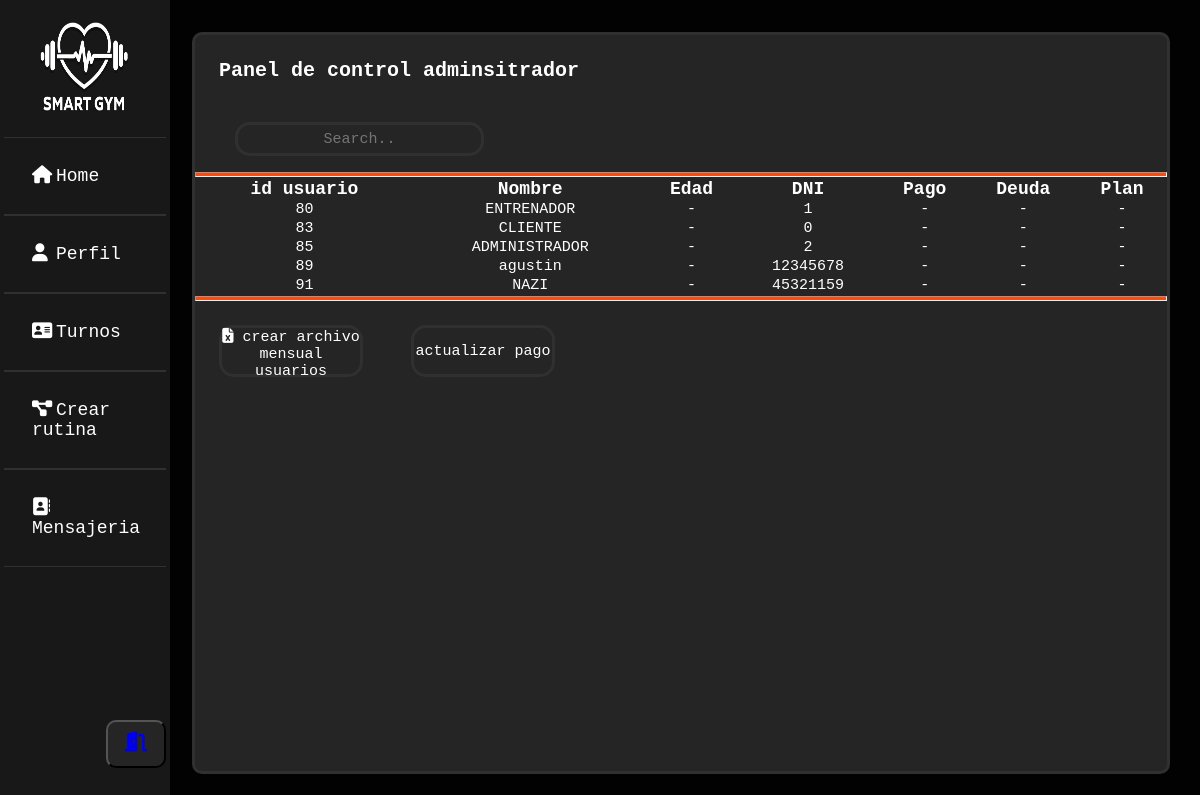
Page /vistas/admincontrolpanel.php (signed in) on the committed database.
### tables this page shows
CREATE TABLE `datos` (
  `idusuario` int(9) NOT NULL,
  `nombre` varchar(100) NOT NULL,
  `apellido` varchar(100) NOT NULL,
  `usuario` varchar(100) NOT NULL,
  `dni` int(8) NOT NULL,
  `correo` varchar(100) NOT NULL,
  `contraseña` varchar(100) NOT NULL,
  `image` longblob NOT NULL,
  `created` datetime NOT NULL,
  `status` varchar(255) NOT NULL,
  `id_rol` int(11) NOT NULL,
  `pesoinicial` varchar(11) NOT NULL,
  `pesoactual` varchar(11) NOT NULL,
  `pesoideal` varchar(11) NOT NULL,
  `estado_cuenta` int(1) NOT NULL
);

### vistas/admincontrolpanel.php (the view, shortened to what this page needs)
<?php
$conex=conectar();
$nusuario = $_SESSION['usuario'];
$sql="SELECT * FROM datos WHERE usuario='$nusuario'";
$query=mysqli_query($conex,$sql);
$row=mysqli_fetch_array($query);
$idrol= $row['id_rol'];
?>
<!DOCTYPE html>
<html lang="es">
<head>
    <link rel="stylesheet" href="../css/estilousuario.css">
    <link rel="stylesheet" href="../css/estilotabla.css">
</head>
<?php
    switch($idrol){
        case 1:
            include ("sidebars/sidebare.php");
            break;
}
?>
<body>
<div class="main_content">
    <div class="info">
        <div class="contenedortabla">
            <h4>Panel de control adminsitrador</h4>
            <input class="form-control col-md-3 light-table-filter" data-table="order-table" type="text" placeholder="Search..">
            <hr>
            <table class="table table-bordered order-table " id="tabla">
                <thead class="tabla-header">
                    <tr class="filah">
                        <th>id usuario</th>
                        <th>Nombre</th>
                        <th>Edad</th>
                        <th>DNI</th>
                        <th>Pago</th>
                        <th>Deuda</th>
                        <th>Plan</th>
                    </tr>
                </thead>
                <?php
                $query=mysqli_query($conex,"SELECT * FROM datos");
                while ($data=mysqli_fetch_array($query)){
                    ?>
                <tr class="tabla-fila" >
                    <td class="datos"><?php echo $data['idusuario'];?></td>
                    <td class="datos"><?php echo $data['usuario'];?></td>
                    <td class="datos">-</td>
                    <td class="datos"><?php echo $data['dni'];?></td>
                    <td class="datos">-</td>
                    <td class="datos">-</td>
                    <td class="datos">-</td>
                </tr>
                <?php }?>
            </table>
            <hr>
            <Div class="barra-abajo">
                <button id="btnExportar" class="btn btn-success">
                    <i class="fas fa-file-excel"></i> crear archivo mensual usuarios
                </button>
                <button id="btnapago">actualizar pago</button>
            </Div>
        </div>
    </div>
</body>
</html>

### css/estilousuario.css (style rules this page uses)
:root { --color-letra: #fff; --color-fondos: #fb4c0d; --color-fondo-html:#020202; --color-fondosn:#181818; --color-fondobotones: #252525; --color-bordes: #303030; }
* { margin: 0%; padding: 0%; font-family: "Lucida Console", "Courier New", monospace; }
html { background: var(--color-fondo-html); }
.main_content { width: 80%; padding-bottom: 3%; margin-left: 15vw; }

### css/estilotabla.css (style rules this page uses)
* { margin: 0%; padding: 0%; font-family: "Lucida Console", "Courier New", monospace; }
:root { --color-letra: #fff; --color-fondos: #fb4c0d; --color-fondobotones: #252525; --color-bordes-normales: #303030; }
hr { height: 3px; color: var(--color-fondos); background: var(--color-fondos); }
.contenedortabla { position: relative; margin-top: 4vh; margin-left: 1vw; height: 92vh; width: 81vw; background-color: var(--color-fondobotones) ; border: 3px solid var(--color-bordes-normales) ; border-radius: 10px; }
.contenedortabla h4 { margin-top: 3vh; margin-left: 3vh; margin-bottom: 0vh; font-size: 20px; color: var(--color-letra); }
.form-control { position: relative; margin-top: 5vh; margin-left: 5vh; margin-bottom: 2vh; height: 3.5vh; width: 25%; text-align: center; background: var(--color-fondobotones); color: var(--color-letra); border:3px solid var(--color-bordes-normales) ; border-radius: 15px; transition: 1.2s; cursor:pointer; font-size: 15px; }
.table { position: relative; height: fit-content; width: 81vw; text-align: center; }
.filah { color: var(--color-letra); font-size: 18px; }
.tabla-fila { font-size: 15px; color: var(--color-letra); }
.barra-abajo { position: relative; display: flex; top: 0%; height: 10vh; width: 80vw; }
#btnExportar { position: flex; margin: 3vh; height: 6.5vh; width: 15%; text-align: center; background: var(--color-fondobotones); color: var(--color-letra); border:3px solid var(--color-bordes-normales) ; border-radius: 15px; transition: 1.2s; cursor:pointer; font-size: 15px; }
#btnapago { position: flex; margin: 3vh; height: 6.5vh; width: 15%; text-align: center; background: var(--color-fondobotones); color: var(--color-letra); border:3px solid var(--color-bordes-normales) ; border-radius: 15px; transition: 1.2s; cursor:pointer; font-size: 15px; }

### rows in the picture
datos: idusuario "80", usuario "ENTRENADOR", dni "1"
datos: idusuario "83", usuario "CLIENTE", dni "0"
datos: idusuario "85", usuario "ADMINISTRADOR", dni "2"
datos: idusuario "89", usuario "agustin", dni "12345678"
datos: idusuario "91", usuario "NAZI", dni "45321159"
